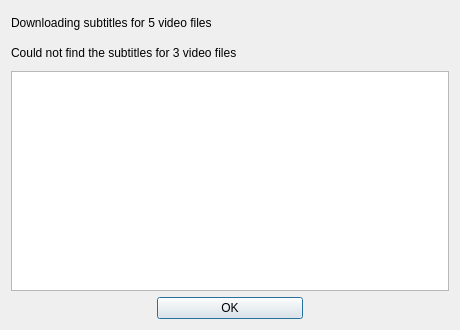
<?xml version="1.0" encoding="UTF-8"?>
<ui version="4.0">
 <class>frmSummary</class>
 <widget class="QDialog" name="frmSummary">
  <property name="windowModality">
   <enum>Qt::WindowModal</enum>
  </property>
  <property name="geometry">
   <rect>
    <x>0</x>
    <y>0</y>
    <width>460</width>
    <height>330</height>
   </rect>
  </property>
  <property name="sizePolicy">
   <sizepolicy hsizetype="Expanding" vsizetype="Preferred">
    <horstretch>0</horstretch>
    <verstretch>0</verstretch>
   </sizepolicy>
  </property>
  <property name="minimumSize">
   <size>
    <width>460</width>
    <height>330</height>
   </size>
  </property>
  <property name="windowTitle">
   <string>QNapi - the result of matching strings</string>
  </property>
  <property name="windowIcon">
   <iconset resource="../res/resources.qrc">
    <normaloff>:/icon/qnapi.png</normaloff>:/icon/qnapi.png</iconset>
  </property>
  <layout class="QVBoxLayout" name="verticalLayout">
   <item>
    <widget class="QLabel" name="lbSuccess">
     <property name="minimumSize">
      <size>
       <width>0</width>
       <height>24</height>
      </size>
     </property>
     <property name="text">
      <string>Downloading subtitles for 5 video files</string>
     </property>
     <property name="textFormat">
      <enum>Qt::AutoText</enum>
     </property>
    </widget>
   </item>
   <item>
    <widget class="QLabel" name="lbFail">
     <property name="minimumSize">
      <size>
       <width>0</width>
       <height>24</height>
      </size>
     </property>
     <property name="text">
      <string>Could not find the subtitles for 3 video files</string>
     </property>
    </widget>
   </item>
   <item>
    <widget class="QListWidget" name="lwSummary">
     <property name="horizontalScrollBarPolicy">
      <enum>Qt::ScrollBarAlwaysOff</enum>
     </property>
     <property name="editTriggers">
      <set>QAbstractItemView::NoEditTriggers</set>
     </property>
     <property name="showDropIndicator" stdset="0">
      <bool>false</bool>
     </property>
     <property name="selectionMode">
      <enum>QAbstractItemView::NoSelection</enum>
     </property>
    </widget>
   </item>
   <item>
    <layout class="QHBoxLayout">
     <property name="topMargin">
      <number>0</number>
     </property>
     <item>
      <spacer>
       <property name="orientation">
        <enum>Qt::Horizontal</enum>
       </property>
       <property name="sizeHint" stdset="0">
        <size>
         <width>40</width>
         <height>20</height>
        </size>
       </property>
      </spacer>
     </item>
     <item>
      <widget class="QPushButton" name="pbOK">
       <property name="sizePolicy">
        <sizepolicy hsizetype="Expanding" vsizetype="Fixed">
         <horstretch>0</horstretch>
         <verstretch>0</verstretch>
        </sizepolicy>
       </property>
       <property name="text">
        <string>OK</string>
       </property>
      </widget>
     </item>
     <item>
      <spacer>
       <property name="orientation">
        <enum>Qt::Horizontal</enum>
       </property>
       <property name="sizeHint" stdset="0">
        <size>
         <width>40</width>
         <height>20</height>
        </size>
       </property>
      </spacer>
     </item>
    </layout>
   </item>
  </layout>
 </widget>
 <resources>
  <include location="../res/resources.qrc"/>
 </resources>
 <connections>
  <connection>
   <sender>pbOK</sender>
   <signal>clicked()</signal>
   <receiver>frmSummary</receiver>
   <slot>accept()</slot>
   <hints>
    <hint type="sourcelabel">
     <x>348</x>
     <y>308</y>
    </hint>
    <hint type="destinationlabel">
     <x>348</x>
     <y>164</y>
    </hint>
   </hints>
  </connection>
 </connections>
</ui>
